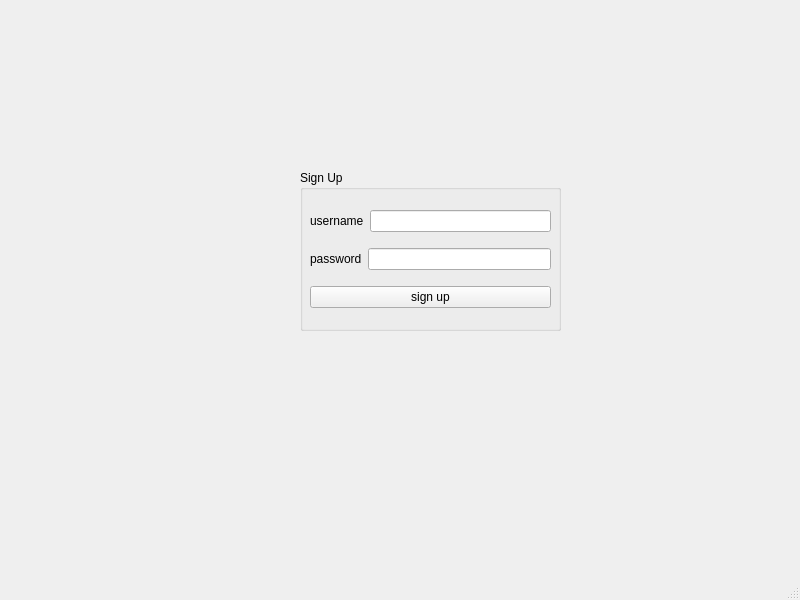
<?xml version="1.0" encoding="UTF-8"?>
<ui version="4.0">
 <class>RegisterWindow</class>
 <widget class="QMainWindow" name="RegisterWindow">
  <property name="geometry">
   <rect>
    <x>0</x>
    <y>0</y>
    <width>800</width>
    <height>600</height>
   </rect>
  </property>
  <property name="windowTitle">
   <string>MainWindow</string>
  </property>
  <widget class="QWidget" name="centralwidget">
   <widget class="QGroupBox" name="groupBox">
    <property name="geometry">
     <rect>
      <x>300</x>
      <y>170</y>
      <width>261</width>
      <height>161</height>
     </rect>
    </property>
    <property name="title">
     <string>Sign Up</string>
    </property>
    <widget class="QWidget" name="layoutWidget">
     <property name="geometry">
      <rect>
       <x>10</x>
       <y>30</y>
       <width>241</width>
       <height>121</height>
      </rect>
     </property>
     <layout class="QVBoxLayout" name="verticalLayout">
      <item>
       <layout class="QHBoxLayout" name="horizontalLayout">
        <item>
         <widget class="QLabel" name="label">
          <property name="text">
           <string>username</string>
          </property>
         </widget>
        </item>
        <item>
         <widget class="QLineEdit" name="lineEdit_username"/>
        </item>
       </layout>
      </item>
      <item>
       <layout class="QHBoxLayout" name="horizontalLayout_2">
        <item>
         <widget class="QLabel" name="label_2">
          <property name="text">
           <string>password</string>
          </property>
         </widget>
        </item>
        <item>
         <widget class="QLineEdit" name="lineEdit_password"/>
        </item>
       </layout>
      </item>
      <item>
       <widget class="QPushButton" name="pushButton_signup">
        <property name="text">
         <string>sign up</string>
        </property>
       </widget>
      </item>
     </layout>
    </widget>
   </widget>
   <widget class="QLabel" name="label_successMessage">
    <property name="geometry">
     <rect>
      <x>310</x>
      <y>330</y>
      <width>241</width>
      <height>21</height>
     </rect>
    </property>
    <property name="text">
     <string/>
    </property>
   </widget>
  </widget>
  <widget class="QMenuBar" name="menubar">
   <property name="geometry">
    <rect>
     <x>0</x>
     <y>0</y>
     <width>800</width>
     <height>22</height>
    </rect>
   </property>
  </widget>
  <widget class="QStatusBar" name="statusbar"/>
 </widget>
 <resources/>
 <connections/>
</ui>
